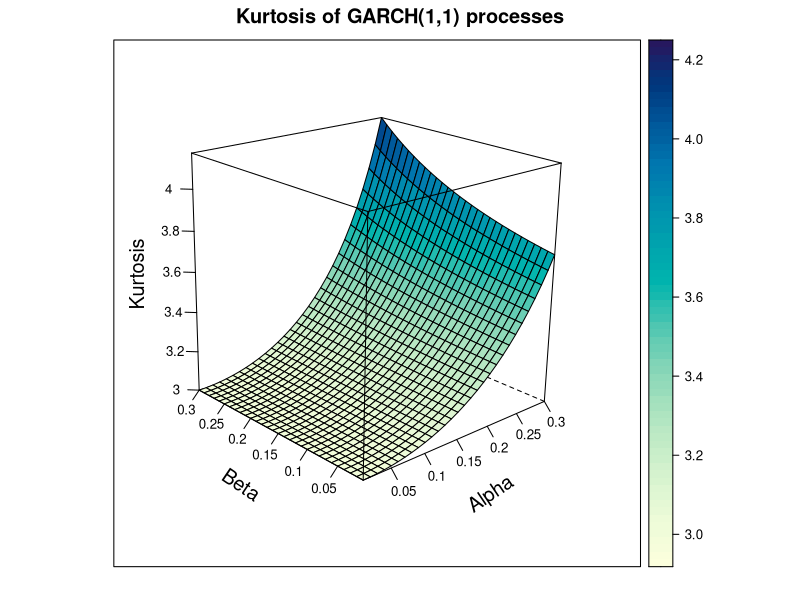

R code for this plot:

# clear history and close windows
rm(list = ls(all = TRUE))
graphics.off()

# install and load packages
libraries = c("lattice")
lapply(libraries, function(x) if (!(x %in% installed.packages())) {install.packages(x)} )
lapply(libraries, library, quietly = TRUE, character.only = TRUE)

# parameter settings
nop	= 30  # number of grid points (in the book = 31)
k	= nop
s	= 0.31/nop
q	= seq(0, by = s, length.out = k)
q	= as.matrix(q)

# computing grid
w = matrix(1, k^2, 2)
for (i in 1:k) {
    for (j in 1:k) {
        w[i + (j - 1) * k, 1] = q[i]
        w[i + (j - 1) * k, 2] = q[j]
    }
}

x = matrix(w, ncol = 2)
a = x[, 1]
b = x[, 2]

# kurtosis, formula from the book SFE: Fourth moment of a GARCH(1,1) process
f = 3 + 6 * a^2/(1 - b^2 - 2 * a * b - 3 * a^2)

# reshape
ff = matrix(f, 30, 30)

# plot
wireframe(ff, drape = T, main = "Kurtosis of GARCH(1,1) processes", screen = list(z = 40, 
    x = -70, y = 3), aspect = c(1, 1), scales = list(arrows = FALSE, x = list(labels = round(seq(0, 
    0.3, len = 7), digits = 2)), y = list(labels = seq(0, 0.3, len = 7)), z = list(labels = seq(round(min(f), 
    digits = 1), round(max(f), digits = 1), len = 7))), ylab = list("Beta", 
    rot = -34, cex = 1.2), xlab = list("Alpha", rot = 34, cex = 1.2), zlab = list("Kurtosis", 
    rot = 90, cex = 1.2)) 
